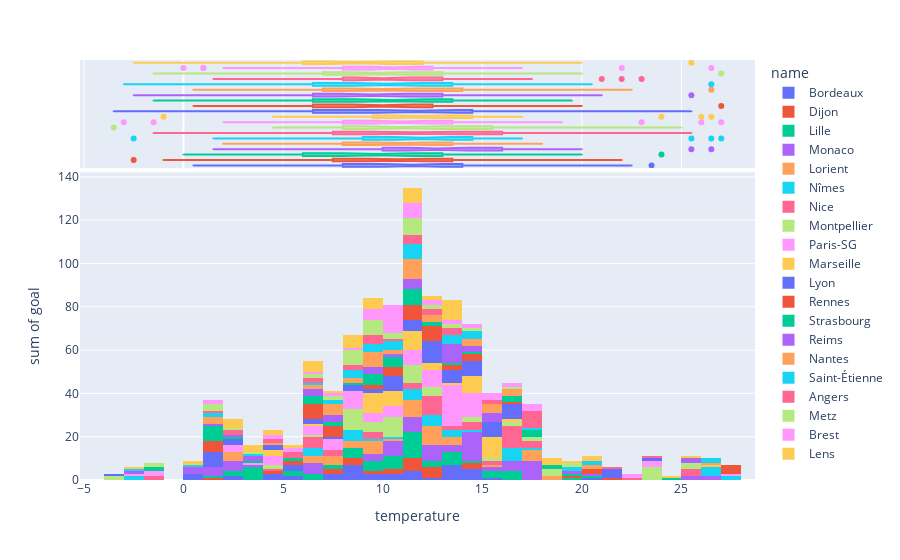

Notebook code for this chart:
### Code cell
fig = px.histogram(teams_goals_and_meteo, x="temperature", y="goal", color="name",
                   marginal="box", # or violin, rug
                   hover_data=teams_goals_and_meteo.columns)
fig.show()

### Figure 1 — Plotly figure (JSON) as saved in the notebook; plotly's stock layout.template omitted (floating-point values rounded to 4 significant figures; data arrays with more than 128 entries replaced by an {"elided": "..."} marker saying what was removed)
{"data": [{"alignmentgroup": "True", "bingroup": "x", "histfunc": "sum", "hovertemplate": "name=Bordeaux<br>temperature=%{x}<br>sum of goal=%{y}<extra></extra>", "legendgroup": "Bordeaux", "marker": {"color": "#636efa"}, "name": "Bordeaux", "offsetgroup": "Bordeaux", "orientation": "v", "showlegend": true, "type": "histogram", "x": [22.5, 23.5, 11.5, 13.5, 14.5, 17, 8.5, 10.5, 13, 2.5, 8, 13, 8, 9.5, 14, 11.5, 12, 12.5, 14, 13.5, 20, 15, 17.5, 7.5, 9.5, 5.5, 7.5, 0.5, 8.5, 11.5, 5.5, 12.5, 4.5, 8, 11.5, 13.5, 16.5, 10.5], "xaxis": "x", "y": [0, 0, 0, 3, 2, 0, 1, 1, 1, 2, 2, 0, 0, 1, 0, 2, 0, 1, 3, 2, 1, 1, 0, 1, 2, 1, 2, 0, 3, 1, 1, 0, 3, 1, 1, 1, 0, 2], "yaxis": "y"}, {"alignmentgroup": "True", "customdata": {"elided": "38x4 mixed values"}, "hovertemplate": "name=%{customdata[1]}<br>temperature=%{x}<br>id=%{customdata[0]}<br>match_id=%{customdata[2]}<br>rainfall=%{customdata[3]}<extra></extra>", "legendgroup": "Bordeaux", "marker": {"color": "#636efa"}, "name": "Bordeaux", "notched": true, "offsetgroup": "Bordeaux", "showlegend": false, "type": "box", "x": [22.5, 23.5, 11.5, 13.5, 14.5, 17, 8.5, 10.5, 13, 2.5, 8, 13, 8, 9.5, 14, 11.5, 12, 12.5, 14, 13.5, 20, 15, 17.5, 7.5, 9.5, 5.5, 7.5, 0.5, 8.5, 11.5, 5.5, 12.5, 4.5, 8, 11.5, 13.5, 16.5, 10.5], "xaxis": "x2", "yaxis": "y2"}, {"alignmentgroup": "True", "bingroup": "x", "histfunc": "sum", "hovertemplate": "name=Dijon<br>temperature=%{x}<br>sum of goal=%{y}<extra></extra>", "legendgroup": "Dijon", "marker": {"color": "#EF553B"}, "name": "Dijon", "offsetgroup": "Dijon", "orientation": "v", "showlegend": true, "type": "histogram", "x": [22, 22, 8, 10, 13.5, 3.5, 1.5, 8.5, 9, -1, 1.5, 10.5, -2.5, 7.5, 4.5, 3.5, 7.5, 8.5, 11.5, 21.5, 19.5, 13.5, 14.5, 11.5, 14, 9.5, 12, 1, 11, 1, 11, 11, 10.5, 14.5, 11.5, 12, 17.5, 12], "xaxis": "x", "y": [0, 0, 2, 1, 0, 0, 0, 0, 0, 0, 1, 0, 0, 0, 1, 0, 2, 1, 0, 1, 0, 0, 0, 1, 3, 1, 3, 0, 2, 0, 2, 1, 1, 0, 0, 1, 0, 1], "yaxis": "y"}, {"alignmentgroup": "True", "customdata": {"elided": "38x4 mixed values"}, "hovertemplate": "name=%{customdata[1]}<br>temperature=%{x}<br>id=%{customdata[0]}<br>match_id=%{customdata[2]}<br>rainfall=%{customdata[3]}<extra></extra>", "legendgroup": "Dijon", "marker": {"color": "#EF553B"}, "name": "Dijon", "notched": true, "offsetgroup": "Dijon", "showlegend": false, "type": "box", "x": [22, 22, 8, 10, 13.5, 3.5, 1.5, 8.5, 9, -1, 1.5, 10.5, -2.5, 7.5, 4.5, 3.5, 7.5, 8.5, 11.5, 21.5, 19.5, 13.5, 14.5, 11.5, 14, 9.5, 12, 1, 11, 1, 11, 11, 10.5, 14.5, 11.5, 12, 17.5, 12], "xaxis": "x2", "yaxis": "y2"}, {"alignmentgroup": "True", "bingroup": "x", "histfunc": "sum", "hovertemplate": "name=Lille<br>temperature=%{x}<br>sum of goal=%{y}<extra></extra>", "legendgroup": "Lille", "marker": {"color": "#00cc96"}, "name": "Lille", "offsetgroup": "Lille", "orientation": "v", "showlegend": true, "type": "histogram", "x": [19, 20, 10.5, 11.5, 14.5, 10.5, 3.5, 5.5, 8, 2, 3, 1, 0, 8, 11, 8.5, 6.5, 9, 11, 15, 24, 13.5, 16.5, 15, 3.5, 8.5, 12.5, 2.5, 3, 13, 6, 11, 12.5, 8.5, 7.5, 16.5, 9, 11.5], "xaxis": "x", "y": [1, 1, 2, 4, 1, 4, 2, 2, 0, 1, 2, 1, 0, 1, 2, 1, 1, 2, 0, 1, 1, 3, 1, 2, 1, 2, 3, 1, 1, 3, 2, 4, 0, 1, 2, 3, 3, 2], "yaxis": "y"}, {"alignmentgroup": "True", "customdata": {"elided": "38x4 mixed values"}, "hovertemplate": "name=%{customdata[1]}<br>temperature=%{x}<br>id=%{customdata[0]}<br>match_id=%{customdata[2]}<br>rainfall=%{customdata[3]}<extra></extra>", "legendgroup": "Lille", "marker": {"color": "#00cc96"}, "name": "Lille", "notched": true, "offsetgroup": "Lille", "showlegend": false, "type": "box", "x": [19, 20, 10.5, 11.5, 14.5, 10.5, 3.5, 5.5, 8, 2, 3, 1, 0, 8, 11, 8.5, 6.5, 9, 11, 15, 24, 13.5, 16.5, 15, 3.5, 8.5, 12.5, 2.5, 3, 13, 6, 11, 12.5, 8.5, 7.5, 16.5, 9, 11.5], "xaxis": "x2", "yaxis": "y2"}, {"alignmentgroup": "True", "bingroup": "x", "histfunc": "sum", "hovertemplate": "name=Monaco<br>temperature=%{x}<br>sum of goal=%{y}<extra></extra>", "legendgroup": "Monaco", "marker": {"color": "#ab63fa"}, "name": "Monaco", "offsetgroup": "Monaco", "orientation": "v", "showlegend": true, "type": "histogram", "x": [25.5, 26.5, 17.5, 16, 17.5, 14.5, 14.5, 13, 13.5, 6, 10, 12, 6.5, 14, 12.5, 14, 11.5, 15, 16, 17, 20, 12, 14.5, 16, 3.5, 10.5, 9, 2, 10, 9.5, 11.5, 12, 10, 1.5, 12, 13, 17.5, 10.5], "xaxis": "x", "y": [2, 2, 3, 1, 4, 3, 3, 0, 2, 3, 3, 2, 2, 2, 0, 4, 3, 2, 2, 1, 1, 0, 1, 2, 1, 1, 1, 5, 3, 2, 4, 2, 0, 4, 3, 1, 1, 0], "yaxis": "y"}, {"alignmentgroup": "True", "customdata": {"elided": "38x4 mixed values"}, "hovertemplate": "name=%{customdata[1]}<br>temperature=%{x}<br>id=%{customdata[0]}<br>match_id=%{customdata[2]}<br>rainfall=%{customdata[3]}<extra></extra>", "legendgroup": "Monaco", "marker": {"color": "#ab63fa"}, "name": "Monaco", "notched": true, "offsetgroup": "Monaco", "showlegend": false, "type": "box", "x": [25.5, 26.5, 17.5, 16, 17.5, 14.5, 14.5, 13, 13.5, 6, 10, 12, 6.5, 14, 12.5, 14, 11.5, 15, 16, 17, 20, 12, 14.5, 16, 3.5, 10.5, 9, 2, 10, 9.5, 11.5, 12, 10, 1.5, 12, 13, 17.5, 10.5], "xaxis": "x2", "yaxis": "y2"}, {"alignmentgroup": "True", "bingroup": "x", "histfunc": "sum", "hovertemplate": "name=Lorient<br>temperature=%{x}<br>sum of goal=%{y}<extra></extra>", "legendgroup": "Lorient", "marker": {"color": "#FFA15A"}, "name": "Lorient", "offsetgroup": "Lorient", "orientation": "v", "showlegend": true, "type": "histogram", "x": [17, 18, 12.5, 15.5, 15.5, 9.5, 12, 11, 2, 11, 9, 7, 11, 7.5, 7.5, 8, 13.5, 8.5, 12, 14.5, 17, 11, 9, 13.5, 10.5, 4, 8.5, 12.5, 2.5, 13.5, 10, 6.5, 11, 6.5, 2, 11, 15, 12], "xaxis": "x", "y": [3, 2, 1, 0, 0, 0, 3, 0, 2, 3, 3, 1, 1, 2, 1, 1, 4, 2, 2, 0, 2, 1, 3, 0, 0, 0, 0, 2, 1, 0, 1, 2, 1, 1, 1, 2, 1, 1], "yaxis": "y"}, {"alignmentgroup": "True", "customdata": {"elided": "38x4 mixed values"}, "hovertemplate": "name=%{customdata[1]}<br>temperature=%{x}<br>id=%{customdata[0]}<br>match_id=%{customdata[2]}<br>rainfall=%{customdata[3]}<extra></extra>", "legendgroup": "Lorient", "marker": {"color": "#FFA15A"}, "name": "Lorient", "notched": true, "offsetgroup": "Lorient", "showlegend": false, "type": "box", "x": [17, 18, 12.5, 15.5, 15.5, 9.5, 12, 11, 2, 11, 9, 7, 11, 7.5, 7.5, 8, 13.5, 8.5, 12, 14.5, 17, 11, 9, 13.5, 10.5, 4, 8.5, 12.5, 2.5, 13.5, 10, 6.5, 11, 6.5, 2, 11, 15, 12], "xaxis": "x2", "yaxis": "y2"}, {"alignmentgroup": "True", "bingroup": "x", "histfunc": "sum", "hovertemplate": "name=Nîmes<br>temperature=%{x}<br>sum of goal=%{y}<extra></extra>", "legendgroup": "Nîmes", "marker": {"color": "#19d3f3"}, "name": "Nîmes", "offsetgroup": "Nîmes", "orientation": "v", "showlegend": true, "type": "histogram", "x": [26.5, 27, 12, 12.5, 16.5, 17, 9, 13, 12, 2.5, 13.5, 11.5, 12.5, 11.5, 10.5, 11, 11.5, 13.5, 16.5, 14, 25.5, 16, 14.5, 6.5, 14.5, 12, 8.5, 1.5, 6, 9.5, 11, -2.5, 12, 8.5, 6, 8.5, 16.5, 10], "xaxis": "x", "y": [4, 2, 1, 0, 0, 1, 0, 0, 1, 0, 1, 3, 2, 1, 1, 0, 1, 2, 2, 1, 0, 1, 0, 1, 0, 0, 2, 0, 2, 1, 0, 2, 1, 2, 1, 1, 3, 0], "yaxis": "y"}, {"alignmentgroup": "True", "customdata": {"elided": "38x4 mixed values"}, "hovertemplate": "name=%{customdata[1]}<br>temperature=%{x}<br>id=%{customdata[0]}<br>match_id=%{customdata[2]}<br>rainfall=%{customdata[3]}<extra></extra>", "legendgroup": "Nîmes", "marker": {"color": "#19d3f3"}, "name": "Nîmes", "notched": true, "offsetgroup": "Nîmes", "showlegend": false, "type": "box", "x": [26.5, 27, 12, 12.5, 16.5, 17, 9, 13, 12, 2.5, 13.5, 11.5, 12.5, 11.5, 10.5, 11, 11.5, 13.5, 16.5, 14, 25.5, 16, 14.5, 6.5, 14.5, 12, 8.5, 1.5, 6, 9.5, 11, -2.5, 12, 8.5, 6, 8.5, 16.5, 10], "xaxis": "x2", "yaxis": "y2"}, {"alignmentgroup": "True", "bingroup": "x", "histfunc": "sum", "hovertemplate": "name=Nice<br>temperature=%{x}<br>sum of goal=%{y}<extra></extra>", "legendgroup": "Nice", "marker": {"color": "#FF6692"}, "name": "Nice", "offsetgroup": "Nice", "orientation": "v", "showlegend": true, "type": "histogram", "x": [25.5, 23, 15.5, 16.5, 16, 14, 11, 12.5, 12.5, 8.5, 11.5, 12.5, 11.5, 12, 9, 10.5, 16, 16.5, 16.5, 16.5, 25, 11.5, 6.5, 17.5, 11.5, 2.5, 13, 4, -1.5, 4, 12, -1.5, 6.5, 7.5, 7.5, 7.5, 9, 14.5], "xaxis": "x", "y": [2, 0, 2, 1, 1, 1, 0, 1, 2, 0, 0, 3, 1, 2, 3, 0, 3, 3, 0, 2, 1, 0, 3, 3, 2, 0, 2, 0, 1, 1, 1, 1, 2, 1, 2, 0, 0, 3], "yaxis": "y"}, {"alignmentgroup": "True", "customdata": {"elided": "38x4 mixed values"}, "hovertemplate": "name=%{customdata[1]}<br>temperature=%{x}<br>id=%{customdata[0]}<br>match_id=%{customdata[2]}<br>rainfall=%{customdata[3]}<extra></extra>", "legendgroup": "Nice", "marker": {"color": "#FF6692"}, "name": "Nice", "notched": true, "offsetgroup": "Nice", "showlegend": false, "type": "box", "x": [25.5, 23, 15.5, 16.5, 16, 14, 11, 12.5, 12.5, 8.5, 11.5, 12.5, 11.5, 12, 9, 10.5, 16, 16.5, 16.5, 16.5, 25, 11.5, 6.5, 17.5, 11.5, 2.5, 13, 4, -1.5, 4, 12, -1.5, 6.5, 7.5, 7.5, 7.5, 9, 14.5], "xaxis": "x2", "yaxis": "y2"}, {"alignmentgroup": "True", "bingroup": "x", "histfunc": "sum", "hovertemplate": "name=Montpellier<br>temperature=%{x}<br>sum of goal=%{y}<extra></extra>", "legendgroup": "Montpellier", "marker": {"color": "#B6E880"}, "name": "Montpellier", "offsetgroup": "Montpellier", "orientation": "v", "showlegend": true, "type": "histogram", "x": [23.5, 25, 23, 16, 15.5, 9, 8, 13, 12.5, 4.5, 10, 11, 11, 11.5, 11, 8, 10, 14, 16.5, 14, 8, 16, 15.5, 17, 9.5, 8, 10, 4.5, 6, 10, -3.5, 7, 10.5, 8, 6.5, 16, 18, 12], "xaxis": "x", "y": [2, 3, 4, 0, 0, 4, 1, 0, 2, 1, 2, 1, 4, 2, 1, 3, 3, 1, 0, 1, 2, 1, 1, 2, 1, 3, 2, 1, 0, 1, 2, 0, 1, 1, 1, 1, 3, 2], "yaxis": "y"}, {"alignmentgroup": "True", "customdata": {"elided": "38x4 mixed values"}, "hovertemplate": "name=%{customdata[1]}<br>temperature=%{x}<br>id=%{customdata[0]}<br>match_id=%{customdata[2]}<br>rainfall=%{customdata[3]}<extra></extra>", "legendgroup": "Montpellier", "marker": {"color": "#B6E880"}, "name": "Montpellier", "notched": true, "offsetgroup": "Montpellier", "showlegend": false, "type": "box", "x": [23.5, 25, 23, 16, 15.5, 9, 8, 13, 12.5, 4.5, 10, 11, 11, 11.5, 11, 8, 10, 14, 16.5, 14, 8, 16, 15.5, 17, 9.5, 8, 10, 4.5, 6, 10, -3.5, 7, 10.5, 8, 6.5, 16, 18, 12], "xaxis": "x2", "yaxis": "y2"}, {"alignmentgroup": "True", "bingroup": "x", "histfunc": "sum", "hovertemplate": "name=Paris-SG<br>temperature=%{x}<br>sum of goal=%{y}<extra></extra>", "legendgroup": "Paris-SG", "marker": {"color": "#FF97FF"}, "name": "Paris-SG", "offsetgroup": "Paris-SG", "orientation": "v", "showlegend": true, "type": "histogram", "x": [27, 26, 13.5, 14.5, 13.5, 9.5, 6, 8.5, 12.5, 2, 6, 11, -1.5, 12, 7.5, 8.5, 8.5, 11, 13, 19, 23, 13, 12.5, 14, 14.5, 8, 8, -3, 3, 9, 11.5, 7.5, 14, 4, 13, 10, 14.5, 10.5], "xaxis": "x", "y": [1, 0, 6, 4, 3, 2, 0, 2, 4, 3, 4, 3, 2, 0, 1, 0, 3, 2, 4, 0, 3, 2, 4, 3, 2, 3, 0, 1, 1, 2, 2, 4, 1, 4, 4, 3, 1, 2], "yaxis": "y"}, {"alignmentgroup": "True", "customdata": {"elided": "38x4 mixed values"}, "hovertemplate": "name=%{customdata[1]}<br>temperature=%{x}<br>id=%{customdata[0]}<br>match_id=%{customdata[2]}<br>rainfall=%{customdata[3]}<extra></extra>", "legendgroup": "Paris-SG", "marker": {"color": "#FF97FF"}, "name": "Paris-SG", "notched": true, "offsetgroup": "Paris-SG", "showlegend": false, "type": "box", "x": [27, 26, 13.5, 14.5, 13.5, 9.5, 6, 8.5, 12.5, 2, 6, 11, -1.5, 12, 7.5, 8.5, 8.5, 11, 13, 19, 23, 13, 12.5, 14, 14.5, 8, 8, -3, 3, 9, 11.5, 7.5, 14, 4, 13, 10, 14.5, 10.5], "xaxis": "x2", "yaxis": "y2"}, {"alignmentgroup": "True", "bingroup": "x", "histfunc": "sum", "hovertemplate": "name=Marseille<br>temperature=%{x}<br>sum of goal=%{y}<extra></extra>", "legendgroup": "Marseille", "marker": {"color": "#FECB52"}, "name": "Marseille", "offsetgroup": "Marseille", "orientation": "v", "showlegend": true, "type": "histogram", "x": [26.5, 24, 14.5, 15, 12.5, 11.5, 15.5, 10.5, 14, 4.5, 6, 12, 11.5, 13, 11.5, 14.5, 11, 16, 15.5, 14.5, 26, 12.5, 15.5, 9, 9, 9.5, 12.5, -1, 10, 9, 8, 14, 11, 9, 10, 9, 17, 10.5], "xaxis": "x", "y": [0, 1, 1, 3, 0, 3, 3, 2, 1, 3, 1, 1, 0, 1, 3, 2, 3, 1, 3, 3, 1, 1, 1, 1, 2, 1, 1, 0, 1, 2, 0, 1, 0, 0, 3, 3, 0, 1], "yaxis": "y"}, {"alignmentgroup": "True", "customdata": {"elided": "38x4 mixed values"}, "hovertemplate": "name=%{customdata[1]}<br>temperature=%{x}<br>id=%{customdata[0]}<br>match_id=%{customdata[2]}<br>rainfall=%{customdata[3]}<extra></extra>", "legendgroup": "Marseille", "marker": {"color": "#FECB52"}, "name": "Marseille", "notched": true, "offsetgroup": "Marseille", "showlegend": false, "type": "box", "x": [26.5, 24, 14.5, 15, 12.5, 11.5, 15.5, 10.5, 14, 4.5, 6, 12, 11.5, 13, 11.5, 14.5, 11, 16, 15.5, 14.5, 26, 12.5, 15.5, 9, 9, 9.5, 12.5, -1, 10, 9, 8, 14, 11, 9, 10, 9, 17, 10.5], "xaxis": "x2", "yaxis": "y2"}, {"alignmentgroup": "True", "bingroup": "x", "histfunc": "sum", "hovertemplate": "name=Lyon<br>temperature=%{x}<br>sum of goal=%{y}<extra></extra>", "legendgroup": "Lyon", "marker": {"color": "#636efa"}, "name": "Lyon", "offsetgroup": "Lyon", "orientation": "v", "showlegend": true, "type": "histogram", "x": [21.5, 25.5, 12.5, 14.5, 13.5, 5, 9.5, 11, 0, 3, 11.5, 12.5, -3.5, 12, 4, 13, 16.5, 15, 14.5, 23.5, 23.5, 12.5, 10, 14.5, 8, 2.5, 6, 12.5, 1, 1.5, 10.5, 10, 13, 6.5, 7.5, 8.5, 15, 16.5], "xaxis": "x", "y": [4, 0, 1, 4, 2, 3, 2, 3, 3, 0, 2, 3, 1, 1, 2, 3, 2, 4, 2, 1, 0, 1, 3, 1, 1, 3, 1, 4, 2, 5, 1, 3, 1, 1, 1, 2, 3, 5], "yaxis": "y"}, {"alignmentgroup": "True", "customdata": {"elided": "38x4 mixed values"}, "hovertemplate": "name=%{customdata[1]}<br>temperature=%{x}<br>id=%{customdata[0]}<br>match_id=%{customdata[2]}<br>rainfall=%{customdata[3]}<extra></extra>", "legendgroup": "Lyon", "marker": {"color": "#636efa"}, "name": "Lyon", "notched": true, "offsetgroup": "Lyon", "showlegend": false, "type": "box", "x": [21.5, 25.5, 12.5, 14.5, 13.5, 5, 9.5, 11, 0, 3, 11.5, 12.5, -3.5, 12, 4, 13, 16.5, 15, 14.5, 23.5, 23.5, 12.5, 10, 14.5, 8, 2.5, 6, 12.5, 1, 1.5, 10.5, 10, 13, 6.5, 7.5, 8.5, 15, 16.5], "xaxis": "x2", "yaxis": "y2"}, {"alignmentgroup": "True", "bingroup": "x", "histfunc": "sum", "hovertemplate": "name=Rennes<br>temperature=%{x}<br>sum of goal=%{y}<extra></extra>", "legendgroup": "Rennes", "marker": {"color": "#EF553B"}, "name": "Rennes", "offsetgroup": "Rennes", "orientation": "v", "showlegend": true, "type": "histogram", "x": [14, 20, 11.5, 13, 12.5, 7.5, 4, 9.5, 13, 1, 3, 10, 1, 6.5, 6, 5.5, 12, 14.5, 10, 19, 27, 7.5, 10, 13.5, 5.5, 11, 11, 0.5, 7, 12, 7.5, 11.5, 12, 1.5, 6.5, 6.5, 12.5, 16], "xaxis": "x", "y": [2, 2, 2, 1, 2, 0, 0, 2, 1, 2, 0, 1, 0, 1, 1, 1, 5, 1, 2, 1, 4, 3, 1, 0, 1, 1, 3, 0, 2, 0, 0, 1, 0, 3, 2, 3, 0, 1], "yaxis": "y"}, {"alignmentgroup": "True", "customdata": {"elided": "38x4 mixed values"}, "hovertemplate": "name=%{customdata[1]}<br>temperature=%{x}<br>id=%{customdata[0]}<br>match_id=%{customdata[2]}<br>rainfall=%{customdata[3]}<extra></extra>", "legendgroup": "Rennes", "marker": {"color": "#EF553B"}, "name": "Rennes", "notched": true, "offsetgroup": "Rennes", "showlegend": false, "type": "box", "x": [14, 20, 11.5, 13, 12.5, 7.5, 4, 9.5, 13, 1, 3, 10, 1, 6.5, 6, 5.5, 12, 14.5, 10, 19, 27, 7.5, 10, 13.5, 5.5, 11, 11, 0.5, 7, 12, 7.5, 11.5, 12, 1.5, 6.5, 6.5, 12.5, 16], "xaxis": "x2", "yaxis": "y2"}, {"alignmentgroup": "True", "bingroup": "x", "histfunc": "sum", "hovertemplate": "name=Strasbourg<br>temperature=%{x}<br>sum of goal=%{y}<extra></extra>", "legendgroup": "Strasbourg", "marker": {"color": "#00cc96"}, "name": "Strasbourg", "offsetgroup": "Strasbourg", "orientation": "v", "showlegend": true, "type": "histogram", "x": [16.5, 19.5, 13.5, 10, 9, 5.5, 7, 7.5, 1.5, 1, 2.5, 10, 12, 10, 3.5, 13, 12, 18, 12, 17, 19.5, 17.5, 11, 14.5, 9, 6.5, 9, 12.5, 2.5, 1.5, 12.5, -1.5, 8, 6, 11.5, 11.5, 16, 16.5], "xaxis": "x", "y": [0, 1, 0, 2, 0, 1, 2, 0, 5, 1, 0, 2, 0, 1, 1, 1, 1, 2, 1, 1, 0, 2, 3, 1, 3, 4, 2, 0, 1, 1, 0, 2, 1, 0, 3, 1, 1, 2], "yaxis": "y"}, {"alignmentgroup": "True", "customdata": {"elided": "38x4 mixed values"}, "hovertemplate": "name=%{customdata[1]}<br>temperature=%{x}<br>id=%{customdata[0]}<br>match_id=%{customdata[2]}<br>rainfall=%{customdata[3]}<extra></extra>", "legendgroup": "Strasbourg", "marker": {"color": "#00cc96"}, "name": "Strasbourg", "notched": true, "offsetgroup": "Strasbourg", "showlegend": false, "type": "box", "x": [16.5, 19.5, 13.5, 10, 9, 5.5, 7, 7.5, 1.5, 1, 2.5, 10, 12, 10, 3.5, 13, 12, 18, 12, 17, 19.5, 17.5, 11, 14.5, 9, 6.5, 9, 12.5, 2.5, 1.5, 12.5, -1.5, 8, 6, 11.5, 11.5, 16, 16.5], "xaxis": "x2", "yaxis": "y2"}, {"alignmentgroup": "True", "bingroup": "x", "histfunc": "sum", "hovertemplate": "name=Reims<br>temperature=%{x}<br>sum of goal=%{y}<extra></extra>", "legendgroup": "Reims", "marker": {"color": "#ab63fa"}, "name": "Reims", "offsetgroup": "Reims", "orientation": "v", "showlegend": true, "type": "histogram", "x": [15, 13, 9, 14.5, 6.5, 2.5, 7, 1, 0.5, 1, 10, -2.5, 7, 6.5, 6.5, 8, 9, 17.5, 10.5, 25.5, 21, 19, 11.5, 15.5, 13, 5, 11.5, 14, 13, 3, 2.5, 7, 9, 11.5, 3.5, 10.5, 13.5, 13], "xaxis": "x", "y": [0, 0, 1, 2, 0, 0, 3, 0, 3, 1, 0, 1, 0, 1, 2, 0, 1, 0, 1, 2, 0, 1, 2, 4, 4, 0, 1, 1, 3, 1, 1, 0, 1, 2, 1, 0, 2, 0], "yaxis": "y"}, {"alignmentgroup": "True", "customdata": {"elided": "38x4 mixed values"}, "hovertemplate": "name=%{customdata[1]}<br>temperature=%{x}<br>id=%{customdata[0]}<br>match_id=%{customdata[2]}<br>rainfall=%{customdata[3]}<extra></extra>", "legendgroup": "Reims", "marker": {"color": "#ab63fa"}, "name": "Reims", "notched": true, "offsetgroup": "Reims", "showlegend": false, "type": "box", "x": [15, 13, 9, 14.5, 6.5, 2.5, 7, 1, 0.5, 1, 10, -2.5, 7, 6.5, 6.5, 8, 9, 17.5, 10.5, 25.5, 21, 19, 11.5, 15.5, 13, 5, 11.5, 14, 13, 3, 2.5, 7, 9, 11.5, 3.5, 10.5, 13.5, 13], "xaxis": "x2", "yaxis": "y2"}, {"alignmentgroup": "True", "bingroup": "x", "histfunc": "sum", "hovertemplate": "name=Nantes<br>temperature=%{x}<br>sum of goal=%{y}<extra></extra>", "legendgroup": "Nantes", "marker": {"color": "#FFA15A"}, "name": "Nantes", "offsetgroup": "Nantes", "orientation": "v", "showlegend": true, "type": "histogram", "x": [14, 20.5, 11.5, 14, 9, 6.5, 9.5, 10, 0.5, 6, 9.5, 6, 14, 11.5, 6.5, 7.5, 8.5, 16.5, 12, 22.5, 26.5, 10.5, 15.5, 8, 15.5, 15.5, 7, 11, 4.5, 1, 10, 1.5, 11.5, 7.5, 5.5, 12, 9, 11.5], "xaxis": "x", "y": [2, 2, 3, 0, 1, 0, 1, 1, 0, 1, 1, 0, 1, 1, 1, 1, 1, 3, 1, 0, 1, 0, 1, 1, 2, 1, 2, 0, 1, 0, 1, 3, 1, 2, 0, 2, 4, 4], "yaxis": "y"}, {"alignmentgroup": "True", "customdata": {"elided": "38x4 mixed values"}, "hovertemplate": "name=%{customdata[1]}<br>temperature=%{x}<br>id=%{customdata[0]}<br>match_id=%{customdata[2]}<br>rainfall=%{customdata[3]}<extra></extra>", "legendgroup": "Nantes", "marker": {"color": "#FFA15A"}, "name": "Nantes", "notched": true, "offsetgroup": "Nantes", "showlegend": false, "type": "box", "x": [14, 20.5, 11.5, 14, 9, 6.5, 9.5, 10, 0.5, 6, 9.5, 6, 14, 11.5, 6.5, 7.5, 8.5, 16.5, 12, 22.5, 26.5, 10.5, 15.5, 8, 15.5, 15.5, 7, 11, 4.5, 1, 10, 1.5, 11.5, 7.5, 5.5, 12, 9, 11.5], "xaxis": "x2", "yaxis": "y2"}, {"alignmentgroup": "True", "bingroup": "x", "histfunc": "sum", "hovertemplate": "name=Saint-Étienne<br>temperature=%{x}<br>sum of goal=%{y}<extra></extra>", "legendgroup": "Saint-Étienne", "marker": {"color": "#19d3f3"}, "name": "Saint-Étienne", "offsetgroup": "Saint-Étienne", "orientation": "v", "showlegend": true, "type": "histogram", "x": [14.5, 19.5, 7.5, 6.5, 15.5, 3.5, 5.5, 8.5, -3, 1.5, 10, 7, 9, 9, 1.5, 11.5, 13.5, 17, 12, 26.5, 20.5, 13.5, 11.5, 13.5, 10.5, 1.5, 10.5, 13.5, 0.5, 1, 11.5, 1, 7.5, 9.5, 11, 8.5, 14, 11], "xaxis": "x", "y": [2, 2, 0, 1, 0, 1, 0, 2, 1, 0, 1, 1, 1, 2, 0, 4, 1, 1, 0, 2, 2, 0, 0, 1, 1, 0, 2, 2, 1, 0, 1, 2, 1, 1, 2, 2, 2, 0], "yaxis": "y"}, {"alignmentgroup": "True", "customdata": {"elided": "38x4 mixed values"}, "hovertemplate": "name=%{customdata[1]}<br>temperature=%{x}<br>id=%{customdata[0]}<br>match_id=%{customdata[2]}<br>rainfall=%{customdata[3]}<extra></extra>", "legendgroup": "Saint-Étienne", "marker": {"color": "#19d3f3"}, "name": "Saint-Étienne", "notched": true, "offsetgroup": "Saint-Étienne", "showlegend": false, "type": "box", "x": [14.5, 19.5, 7.5, 6.5, 15.5, 3.5, 5.5, 8.5, -3, 1.5, 10, 7, 9, 9, 1.5, 11.5, 13.5, 17, 12, 26.5, 20.5, 13.5, 11.5, 13.5, 10.5, 1.5, 10.5, 13.5, 0.5, 1, 11.5, 1, 7.5, 9.5, 11, 8.5, 14, 11], "xaxis": "x2", "yaxis": "y2"}, {"alignmentgroup": "True", "bingroup": "x", "histfunc": "sum", "hovertemplate": "name=Angers<br>temperature=%{x}<br>sum of goal=%{y}<extra></extra>", "legendgroup": "Angers", "marker": {"color": "#FF6692"}, "name": "Angers", "offsetgroup": "Angers", "orientation": "v", "showlegend": true, "type": "histogram", "x": [13.5, 21, 11.5, 12, 17.5, 8, 4, 9, 12.5, 3, 9.5, 1.5, 6.5, 9.5, 8, 6.5, 13, 17.5, 11.5, 22, 23, 13.5, 13, 17, 5.5, 5.5, 10, 2, 6, 8, 10, 12.5, 12, 9, 9, 13, 8.5, 15.5], "xaxis": "x", "y": [0, 1, 3, 1, 0, 0, 2, 0, 2, 0, 3, 1, 2, 0, 1, 0, 0, 3, 1, 1, 1, 1, 2, 5, 3, 0, 1, 2, 0, 1, 0, 0, 0, 1, 0, 0, 0, 2], "yaxis": "y"}, {"alignmentgroup": "True", "customdata": {"elided": "38x4 mixed values"}, "hovertemplate": "name=%{customdata[1]}<br>temperature=%{x}<br>id=%{customdata[0]}<br>match_id=%{customdata[2]}<br>rainfall=%{customdata[3]}<extra></extra>", "legendgroup": "Angers", "marker": {"color": "#FF6692"}, "name": "Angers", "notched": true, "offsetgroup": "Angers", "showlegend": false, "type": "box", "x": [13.5, 21, 11.5, 12, 17.5, 8, 4, 9, 12.5, 3, 9.5, 1.5, 6.5, 9.5, 8, 6.5, 13, 17.5, 11.5, 22, 23, 13.5, 13, 17, 5.5, 5.5, 10, 2, 6, 8, 10, 12.5, 12, 9, 9, 13, 8.5, 15.5], "xaxis": "x2", "yaxis": "y2"}, {"alignmentgroup": "True", "bingroup": "x", "histfunc": "sum", "hovertemplate": "name=Metz<br>temperature=%{x}<br>sum of goal=%{y}<extra></extra>", "legendgroup": "Metz", "marker": {"color": "#B6E880"}, "name": "Metz", "offsetgroup": "Metz", "orientation": "v", "showlegend": true, "type": "histogram", "x": [17, 19, 11, 11.5, 11.5, 1, 2.5, 8.5, 0.5, -1.5, 1, 10, -1.5, 9, 1.5, 7.5, 10, 16.5, 10.5, 27, 20, 14.5, 12, 16.5, 9, 7, 13, 13, 3, 9, 7, 11.5, 9.5, 6.5, 14, 8, 8.5, 12], "xaxis": "x", "y": [0, 2, 3, 2, 1, 0, 1, 2, 0, 1, 2, 1, 1, 0, 1, 0, 1, 0, 1, 0, 0, 1, 1, 1, 1, 2, 2, 0, 1, 4, 0, 2, 2, 2, 0, 0, 5, 1], "yaxis": "y"}, {"alignmentgroup": "True", "customdata": {"elided": "38x4 mixed values"}, "hovertemplate": "name=%{customdata[1]}<br>temperature=%{x}<br>id=%{customdata[0]}<br>match_id=%{customdata[2]}<br>rainfall=%{customdata[3]}<extra></extra>", "legendgroup": "Metz", "marker": {"color": "#B6E880"}, "name": "Metz", "notched": true, "offsetgroup": "Metz", "showlegend": false, "type": "box", "x": [17, 19, 11, 11.5, 11.5, 1, 2.5, 8.5, 0.5, -1.5, 1, 10, -1.5, 9, 1.5, 7.5, 10, 16.5, 10.5, 27, 20, 14.5, 12, 16.5, 9, 7, 13, 13, 3, 9, 7, 11.5, 9.5, 6.5, 14, 8, 8.5, 12], "xaxis": "x2", "yaxis": "y2"}, {"alignmentgroup": "True", "bingroup": "x", "histfunc": "sum", "hovertemplate": "name=Brest<br>temperature=%{x}<br>sum of goal=%{y}<extra></extra>", "legendgroup": "Brest", "marker": {"color": "#FF97FF"}, "name": "Brest", "offsetgroup": "Brest", "orientation": "v", "showlegend": true, "type": "histogram", "x": [14.5, 17, 12, 11, 15, 10.5, 11.5, 10, 4, 7, 9, 5.5, 10, 10.5, 9, 6, 8, 9, 10.5, 26.5, 22, 11.5, 11.5, 12.5, 1, 8.5, 9.5, 11, 2, 1, 10, 0, 14, 11.5, 8, 13.5, 16.5, 16.5], "xaxis": "x", "y": [2, 3, 1, 0, 3, 4, 2, 2, 2, 1, 2, 2, 2, 3, 0, 1, 1, 1, 0, 0, 2, 2, 1, 1, 2, 0, 2, 1, 0, 0, 2, 0, 0, 1, 0, 2, 2, 0], "yaxis": "y"}, {"alignmentgroup": "True", "customdata": {"elided": "38x4 mixed values"}, "hovertemplate": "name=%{customdata[1]}<br>temperature=%{x}<br>id=%{customdata[0]}<br>match_id=%{customdata[2]}<br>rainfall=%{customdata[3]}<extra></extra>", "legendgroup": "Brest", "marker": {"color": "#FF97FF"}, "name": "Brest", "notched": true, "offsetgroup": "Brest", "showlegend": false, "type": "box", "x": [14.5, 17, 12, 11, 15, 10.5, 11.5, 10, 4, 7, 9, 5.5, 10, 10.5, 9, 6, 8, 9, 10.5, 26.5, 22, 11.5, 11.5, 12.5, 1, 8.5, 9.5, 11, 2, 1, 10, 0, 14, 11.5, 8, 13.5, 16.5, 16.5], "xaxis": "x2", "yaxis": "y2"}, {"alignmentgroup": "True", "bingroup": "x", "histfunc": "sum", "hovertemplate": "name=Lens<br>temperature=%{x}<br>sum of goal=%{y}<extra></extra>", "legendgroup": "Lens", "marker": {"color": "#FECB52"}, "name": "Lens", "offsetgroup": "Lens", "orientation": "v", "showlegend": true, "type": "histogram", "x": [19, 20, 13.5, 8, 13, 5.5, 8, 11, 2.5, 4, 9, 7.5, 11, 6.5, 7.5, 2, 8.5, 9, 10.5, 25.5, 18, 12, 11.5, 12.5, 3.5, 4, 13, 8.5, 0, 6, 11, -2.5, 6.5, 9, 3.5, 8, 11, 14], "xaxis": "x", "y": [1, 2, 2, 1, 4, 1, 2, 2, 0, 0, 2, 0, 2, 2, 1, 4, 2, 0, 0, 1, 3, 1, 0, 1, 1, 2, 3, 0, 2, 1, 2, 1, 2, 3, 2, 1, 1, 0], "yaxis": "y"}, {"alignmentgroup": "True", "customdata": {"elided": "38x4 mixed values"}, "hovertemplate": "name=%{customdata[1]}<br>temperature=%{x}<br>id=%{customdata[0]}<br>match_id=%{customdata[2]}<br>rainfall=%{customdata[3]}<extra></extra>", "legendgroup": "Lens", "marker": {"color": "#FECB52"}, "name": "Lens", "notched": true, "offsetgroup": "Lens", "showlegend": false, "type": "box", "x": [19, 20, 13.5, 8, 13, 5.5, 8, 11, 2.5, 4, 9, 7.5, 11, 6.5, 7.5, 2, 8.5, 9, 10.5, 25.5, 18, 12, 11.5, 12.5, 3.5, 4, 13, 8.5, 0, 6, 11, -2.5, 6.5, 9, 3.5, 8, 11, 14], "xaxis": "x2", "yaxis": "y2"}], "layout": {"barmode": "relative", "legend": {"title": {"text": "name"}, "tracegroupgap": 0}, "margin": {"t": 60}, "xaxis": {"anchor": "y", "domain": [0, 1], "title": {"text": "temperature"}}, "xaxis2": {"anchor": "y2", "domain": [0, 1], "matches": "x", "showgrid": true, "showticklabels": false}, "yaxis": {"anchor": "x", "domain": [0, 0.7326], "title": {"text": "sum of goal"}}, "yaxis2": {"anchor": "x2", "domain": [0.7426, 1], "matches": "y2", "showgrid": false, "showline": false, "showticklabels": false, "ticks": ""}}}
